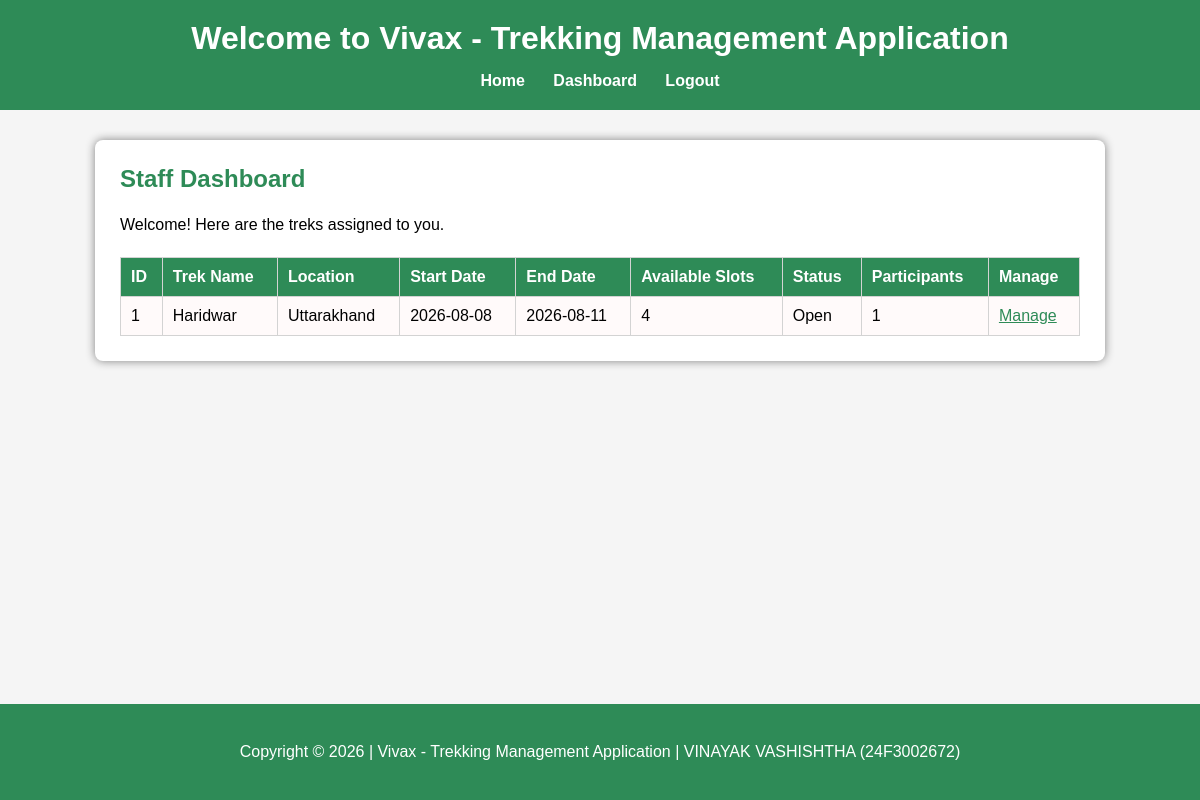
Page /staff/dashboard (signed in) on the committed database.
### models.py (models this page shows)
class Trek(db.Model):
    __tablename__ = "treks"
    id = db.Column(db.Integer, primary_key=True)
    trek_name = db.Column(db.String(100), nullable=False)
    location = db.Column(db.String(100), nullable=False)
    difficulty = db.Column(db.String(20), nullable=False)
    duration = db.Column(db.Integer, nullable=False)
    available_slots = db.Column(db.Integer, nullable=False)
    status = db.Column(db.String(20), nullable=False)
    start_date = db.Column(db.Date, nullable=False)
    end_date = db.Column(db.Date, nullable=False)
    staff_id = db.Column(
        db.Integer,
        db.ForeignKey("users.id")
    )
    bookings = db.relationship(
        "Booking",
        backref="trek",
        lazy=True
    )

### app.py (the view)
@app.route("/staff/dashboard")
def staff_dashboard():
    if not staff_logged_in():
        return redirect("/login")
    treks = Trek.query.filter_by(
        staff_id=session["user_id"]
    ).all()
    return render_template(
        "staff_dashboard.html",
        treks=treks
    )

### app.py (called while the page is built)
def staff_logged_in():
    return session.get("role") == "staff"

### templates/staff_dashboard.html
{% extends "layout.html" %}
{% block content %}
<h2>Staff Dashboard</h2>
<p>
    Welcome! Here are the treks assigned to you.
</p>
{% if treks %}
<table>
    <tr>
        <th>ID</th>
        <th>Trek Name</th>
        <th>Location</th>
        <th>Start Date</th>
        <th>End Date</th>
        <th>Available Slots</th>
        <th>Status</th>
        <th>Participants</th>
        <th>Manage</th>
    </tr>
    {% for trek in treks %}
    <tr>
        <td>{{ trek.id }}</td>
        <td>{{ trek.trek_name }}</td>
        <td>{{ trek.location }}</td>
        <td>{{ trek.start_date }}</td>
        <td>{{ trek.end_date }}</td>
        <td>{{ trek.available_slots }}</td>
        <td>{{ trek.status }}</td>
        <td>{{ trek.bookings|length }}</td>
        <td><a href="/staff/manage-trek/{{ trek.id }}">Manage</a></td>
    </tr>
    {% endfor %}
</table>
{% else %}
<p>
    No treks have been assigned to you yet.
</p>
{% endif %}
{% endblock %}

### static/style.css (style rules this page uses)
body { margin:0; padding:0; font-family:Arial,sans-serif; background:whitesmoke; min-height: 100vh; display: flex; flex-direction: column; }
h2 { margin-top:0; color:seagreen; }
table { width:100%; border-collapse:collapse; margin-top:20px; background:white; }
table, th, td { border:1px solid lightgray; }
th { background:seagreen; color:white; }
th, td { padding:10px; text-align:left; }
tr:nth-child(even) { background:snow; }
a { color:seagreen; }
p { line-height:1.5; }

### rows in the picture
Trek: id "1", trek_name "Haridwar", location "Uttarakhand", start_date "2026-08-08", end_date "2026-08-11", available_slots "4", status "Open", bookings|length "1"
